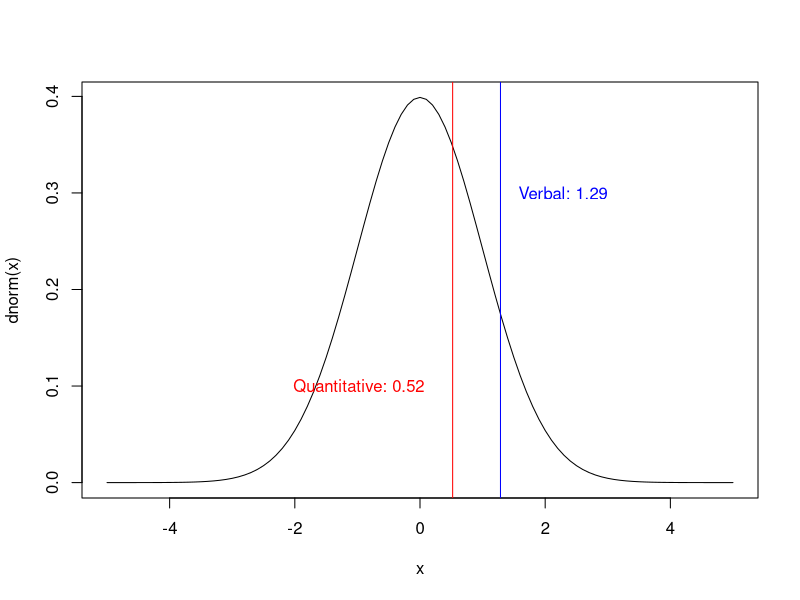

This chart was generated by the following R code:

# Question 5 part (a)
1 - pnorm(-1.13,mean = 0, sd = 1)

# Question 5 part (b)
pnorm(0.18,mean = 0, sd = 1)

# Question 5 part (c)
1 - pnorm(8, mean = 0, sd = 1)

# Question 5 part (d)
p1 <- pnorm(-0.5, mean = 0, sd = 1)
p2 <- pnorm(0.5, mean = 0, sd = 1)
p2 - p1

# Question 6 part (b)
curve(dnorm, from = -5, to=5)
abline(v=1.285714, col="blue")
abline(v=0.5215124, col="red")
text(1.285714+1, 0.3, "Verbal: 1.29",col="blue") 
text(0.5215124-1.5, 0.1, "Quantitative: 0.52", col="red") 

# Question 6 part (e)
pnorm(1.2857)
pnorm(0.5215)